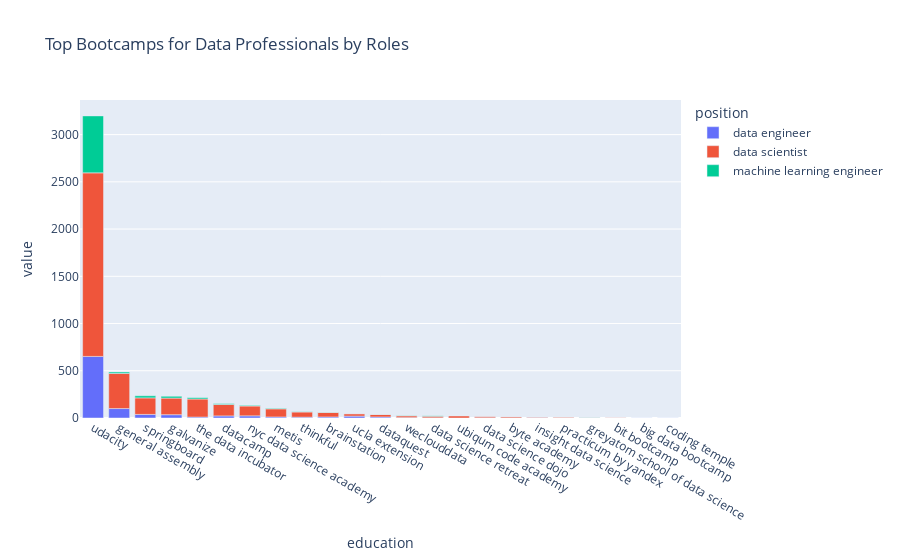

Notebook code for this chart:
### Code cell
fig = px.bar(df, x='education', y='value', color='position', title='Top Bootcamps for Data Professionals by Roles').update_xaxes(
    categoryorder='total descending')
fig

### Figure 1 — Plotly figure (JSON) as saved in the notebook; plotly's stock layout.template omitted (floating-point values rounded to 4 significant figures)
{"data": [{"alignmentgroup": "True", "hovertemplate": "position=data engineer<br>education=%{x}<br>value=%{y}<extra></extra>", "legendgroup": "data engineer", "marker": {"color": "#636efa", "pattern": {"shape": ""}}, "name": "data engineer", "offsetgroup": "data engineer", "orientation": "v", "showlegend": true, "textposition": "auto", "type": "bar", "x": ["udacity", "general assembly", "springboard", "galvanize", "nyc data science academy", "datacamp", "ucla extension", "brainstation", "dataquest", "metis", "the data incubator", "thinkful", "weclouddata", "insight data science", "data science dojo", "data science retreat", "big data bootcamp", "byte academy", "coding temple"], "xaxis": "x", "y": [652, 100, 38, 35, 23, 22, 20, 11, 11, 11, 10, 9, 4, 3, 2, 2, 1, 1, 1], "yaxis": "y"}, {"alignmentgroup": "True", "hovertemplate": "position=data scientist<br>education=%{x}<br>value=%{y}<extra></extra>", "legendgroup": "data scientist", "marker": {"color": "#EF553B", "pattern": {"shape": ""}}, "name": "data scientist", "offsetgroup": "data scientist", "orientation": "v", "showlegend": true, "textposition": "auto", "type": "bar", "x": ["udacity", "general assembly", "the data incubator", "galvanize", "springboard", "datacamp", "nyc data science academy", "metis", "thinkful", "brainstation", "dataquest", "ucla extension", "ubiqum code academy", "weclouddata", "data science retreat", "data science dojo", "byte academy", "practicum by yandex", "insight data science", "greyatom school of data science", "bit bootcamp"], "xaxis": "x", "y": [1943, 372, 191, 176, 175, 121, 104, 86, 55, 48, 26, 23, 21, 19, 17, 11, 10, 6, 5, 3, 2], "yaxis": "y"}, {"alignmentgroup": "True", "hovertemplate": "position=machine learning engineer<br>education=%{x}<br>value=%{y}<extra></extra>", "legendgroup": "machine learning engineer", "marker": {"color": "#00cc96", "pattern": {"shape": ""}}, "name": "machine learning engineer", "offsetgroup": "machine learning engineer", "orientation": "v", "showlegend": true, "textposition": "auto", "type": "bar", "x": ["udacity", "springboard", "galvanize", "general assembly", "the data incubator", "datacamp", "nyc data science academy", "metis", "data science retreat", "thinkful", "weclouddata", "brainstation", "greyatom school of data science", "dataquest"], "xaxis": "x", "y": [603, 22, 19, 15, 14, 9, 7, 6, 4, 3, 3, 2, 2, 1], "yaxis": "y"}], "layout": {"barmode": "relative", "legend": {"title": {"text": "position"}, "tracegroupgap": 0}, "title": {"text": "Top Bootcamps for Data Professionals by Roles"}, "xaxis": {"anchor": "y", "categoryorder": "total descending", "domain": [0, 1], "title": {"text": "education"}}, "yaxis": {"anchor": "x", "domain": [0, 1], "title": {"text": "value"}}}}
